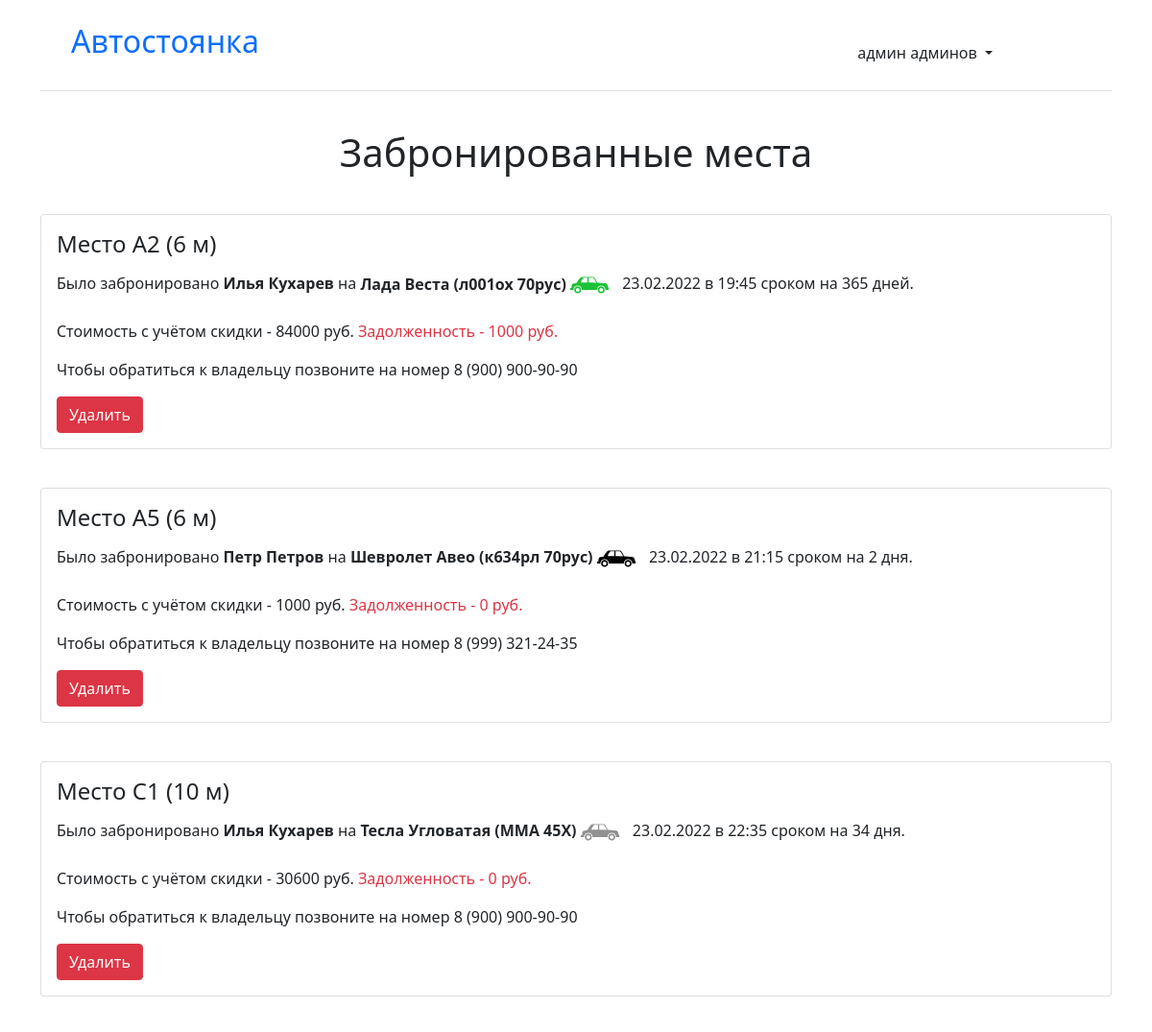
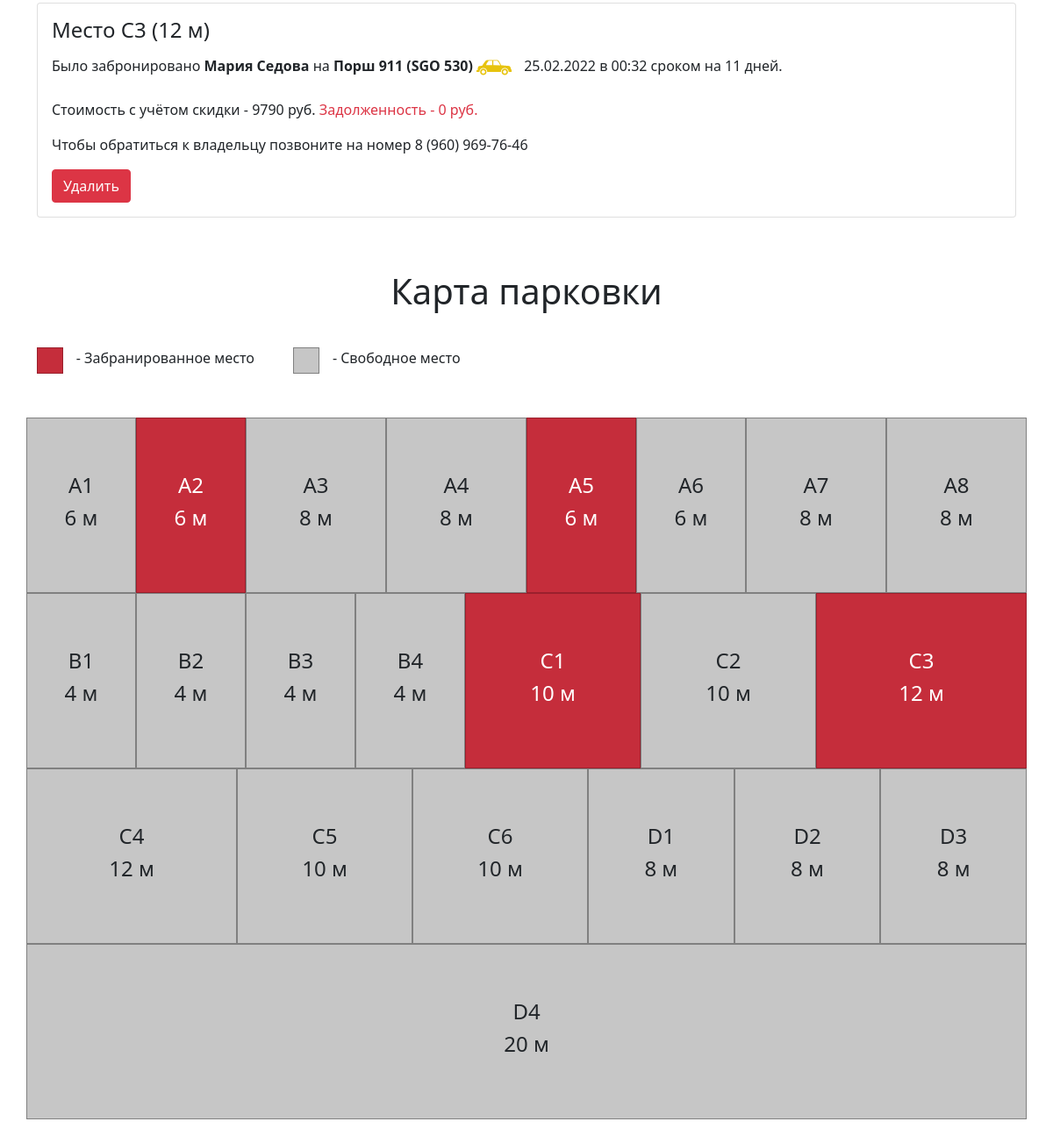
Page /index.php (signed in) on the committed database (2 pictures, top to bottom).
### tables this page shows
CREATE TABLE `users` (
  `id` int(11) NOT NULL,
  `name` varchar(255) NOT NULL,
  `lastname` varchar(255) NOT NULL,
  `email` varchar(255) NOT NULL,
  `password` varchar(255) NOT NULL,
  `is_admin` tinyint(1) NOT NULL
);

CREATE TABLE `orders` (
  `id` int(11) NOT NULL,
  `car` int(11) NOT NULL,
  `entry_date` datetime NOT NULL,
  `period` int(11) NOT NULL,
  `cost` int(11) NOT NULL,
  `sale` int(11) NOT NULL,
  `arrears` int(11) NOT NULL,
  `place` int(11) NOT NULL
);

CREATE TABLE `owners` (
  `id` int(11) NOT NULL,
  `name` varchar(255) NOT NULL,
  `lastname` varchar(255) NOT NULL,
  `phone_number` varchar(255) NOT NULL
);

CREATE TABLE `places` (
  `id` int(11) NOT NULL,
  `title` varchar(255) NOT NULL,
  `area` varchar(255) NOT NULL
);

### php/auth/loginCheck.php (called while the page is built, shortened)
<?php
function checkRole($mysqli): string
{
    if (!empty($_SESSION['email'])) {
        $email = strip_tags($_SESSION['email']);
        $row = mysqli_fetch_assoc(checkResult($mysqli,"SELECT * FROM users WHERE email LIKE '$email'"));
        if ($row['is_admin'] == 1) {
            return 'admin';
        }
    }
    return "guest";
}
function isAdmin($mysqli) {
    if (checkRole($mysqli) === 'admin') {
        return true;
    }
    return false;
}

### php/helpFunctions/dbFunction.php (called while the page is built, shortened)
<?php
function checkResult($database, $query)
{
    $res = mysqli_query($database, $query);
    return $res;
}

### php/auth/getUserInfo.php (called while the page is built, shortened)
<?php
require_once "../php/dbconnect.php";
require_once "../php/helpFunctions/dbFunction.php";
if (!empty($_SESSION['email'])) {
    $email = strip_tags($_SESSION['email']);
    $row = mysqli_fetch_assoc(checkResult($mysqli,  "SELECT * FROM users WHERE email LIKE '$email'"));
    $USER_name = $row['name'];
    $USER_lastname = $row['lastname'];
}

### connect.php (called while the page is built, shortened)
<?php
require_once "php/dbconnect.php";
require_once "php/auth/loginCheck.php";
require_once "php/auth/getUserInfo.php";
require_once "php/helpFunctions/dbFunction.php";
require_once "php/helpFunctions/correctWord.php";
require_once "php/helpFunctions/percent.php";
require_once "php/helpFunctions/numberOutput.php";

### php/helpFunctions/numberOutput.php (called while the page is built)
<?php
function numberOutput($field) {
    $field = str_split($field);
    $number = $field['0']." (".$field['1'].$field['2'].$field['3'].") ".$field['4'].$field['5'].
              $field['6']."-".$field['7'].$field['8']."-".$field['9'].$field['10'];
    return $number;
}

### php/helpFunctions/correctWord.php (called while the page is built, shortened)
<?php
function correctWord($field,$output1,$output2,$output3) {
    if  ($field >= 11 and $field <= 14) {
        return $output3;
    }
    if ($field % 10 > 1 and $field % 10 < 5) {
        return $output2;
    }
    if ($field % 10 > 4 and $field % 10 <= 9 or $field % 10 === 0) {
        return $output3;
    }
}

### php/helpFunctions/percent.php (called while the page is built)
<?php
function subtractPercent($sum, $percent)
{
    return $sum - (($sum / 100) * $percent);
}

### php/staff/ordersOutput.php (the view, shortened to what this page needs)
<?php
require_once '../connect.php';
$closePlace = [];
$res = checkResult($mysqli, "SELECT * FROM orders");
while ($row = mysqli_fetch_assoc($res)) {
    $closePlace[] = $place;
    $entry_date = date("d.m.Y в H:i ", strtotime($entry_date));
    $day = correctWord($period, "день", "дня", "дней");
    $sum = subtractPercent($cost, $sale);
    $button_delete = "<form action='index.php' method='post'>
                    <input  type='hidden' name='id' value=$id>
                    <input  type='submit' class='btn btn-danger' name='submit' value='Удалить'>
                    </form>";
    $resOwner = checkResult($mysqli, "SELECT * FROM owners WHERE id = '$owner'");
    $phone_number = numberOutput($phone_number);
    $carSVG = "<svg version='1.1' id='Capa_1' xmlns='http://www.w3.org/2000/svg' xmlns:xlink='http://www.w3.org/1999/xlink' x='0px' y='0px'
	        width='40px' height='40px' viewBox='0 0 79.536 79.536' style='enable-background:new 0 0 79.536 79.536;'
	        xml:space='preserve'><g>
            <path style='fill:$color;' d='M15.532,56.706c-3.977,0-7.213-3.242-7.213-7.197c0-3.998,3.236-7.224,7.213-7.224
            c3.987,0,7.226,3.226,7.226,7.224C22.758,53.463,19.519,56.706,15.532,56.706z M15.532,45.604c-2.128,0-3.876,1.75-3.876,3.883
            c0,2.129,1.748,3.879,3.876,3.879c2.141,0,3.886-1.75,3.886-3.879C19.418,47.354,17.673,45.604,15.532,45.604z M64.137,56.706
            c-3.987,0-7.219-3.242-7.219-7.197c0-3.998,3.231-7.224,7.219-7.224c3.977,0,7.208,3.226,7.208,7.224
            C71.345,53.463,68.113,56.706,64.137,56.706z M64.137,45.604c-2.144,0-3.895,1.75-3.895,3.883c0,2.129,1.751,3.879,3.895,3.879
            c2.139,0,3.884-1.75,3.884-3.879C68.021,47.354,66.275,45.604,64.137,45.604z M78.138,44.091c0-7.011-4.365-7.842-4.365-7.842
            c-6.426-0.912-17.496-1.38-17.496-1.38c-1.016-1.766-5.707-12.039-8.44-12.039c-0.911,0-20.508,0-23.975,0
            c-3.472,0-9.167,10.024-10.413,12.285c0,0-4.36,0.758-6.416,1.219c-1.142,0.265-4.301,0.324-4.301,9.155H0v3.997h6.654
            c0-4.908,3.982-8.885,8.878-8.885c4.914,0,8.886,3.977,8.886,8.885h30.827c0-4.908,3.967-8.885,8.892-8.885
            c4.898,0,8.875,3.977,8.875,8.885h6.524v-5.396H78.138z M35.589,34.191H21.751c1.872-5.831,5.339-9.994,6.801-9.994
            c1.841,0,7.037,0,7.037,0V34.191z M38.168,34.191v-9.994c0,0,7.141,0,8.974,0c1.854,0,5.893,8.461,7.032,10.625L38.168,34.191z'/>
            </g></svg>";
    echo "<div style='margin-top: 40px;' class='card'>
            <div class='card-body'>
            <h4 class='card-title'>Место $title ($area)</h4>
            <p class='card-text'>Было забронировано <b>$name $lastname</b> на <b>$brand $model ($number) <span style='margin-right: 10px;'>$carSVG</span></b>
            $entry_date сроком на $period $day.</p>
            <p class='card-text'>Стоимость с учётом скидки - $sum руб. <span class='text-danger'>Задолженность - $arrears руб.</span></p>
            <p class='card-text'>Чтобы обратиться к владельцу позвоните на номер $phone_number</p>
            $button_delete
        </div>
    </div>";
}
$resPlaceAll = checkResult($mysqli, "SELECT * FROM places");
echo "<h1 class='text-center' style='margin-top: 60px;'>Карта парковки</h1>
          <div class='d-flex' style='margin-top: 40px;'><div style='background-color: #c52d3b;
              border: 1px solid #9a202d; width: 30px; height: 30px;'></div><p>ᅠ- Забранированное местоᅠᅠᅠ</p>
          <div style='background-color: #c6c6c6;
              border: 1px solid gray; width: 30px; height: 30px;'></div><p>ᅠ- Свободное место</p></div>
          <div class='row' style='margin-top: 40px;'>";
while ($rowPlaceAll = mysqli_fetch_assoc($resPlaceAll)) {
    $width = $area * 20 . "px";
    if (in_array($id, $closePlace)) {
        echo "<div class='col text-center d-flex flex-column justify-content-center align-items-center'
              style='min-height: 200px; min-width: $width; background-color: #c52d3b;
              border: 1px solid #9a202d;'><h4 style='color: white;'>$title</h4><h4 style='color: white;'>$area</h4></div>";
    } else {
        echo "<div class='col text-center d-flex flex-column justify-content-center align-items-center'
              style='min-height: 200px; min-width: $width; background-color: #c6c6c6;
              border: 1px solid gray;'><h4>$title</h4><h4>$area</h4></div>";
    }
}
echo "</div>";

### html/main.php (shortened to what this page needs)
<?php require_once '../connect.php'; ?>
<!DOCTYPE html>
<html lang="ru">
<head>
    <link href="https://cdn.jsdelivr.net/npm/bootstrap@5.1.3/dist/css/bootstrap.min.css" rel="stylesheet"
>
    <link rel="stylesheet" href="http://code.jquery.com/ui/1.12.1/themes/base/jquery-ui.css">
</head>
<body>
<div class="container" style="margin-bottom: 50px;">
    <div class="d-flex flex-md-row p-3 px-md-4 mb-3 bg-white border-bottom box-shadow justify-content-md-between align-items-center">
        <h2 class="mr-md-auto p-2">
            <a class="text-decoration-none" href="http://localhost/pirvp7/pirvp7.3/html/index.php">Автостоянка</a>
        </h2>
        <?php if (checkRole($mysqli) === 'guest'): ?>
            <a  class="btn btn-lg btn-primary" href="login.php">Вход</a>
        <?php elseif (isAdmin($mysqli)): ?>
            <div class="dropdown text-end">
                <a style="margin-top: 15px; margin-right: 100px;" href="#"
                   class="d-block link-dark text-decoration-none dropdown-toggle"
                   id="dropdownUser1" data-bs-toggle="dropdown" aria-expanded="false">
                    <?php echo "$USER_name $USER_lastname"; ?>
                </a>
            </div>
        <?php endif; ?>
    </div>

### html/index.php
<?php require_once 'main.php'; ?>
<?php if (isAdmin($mysqli) or isAuthorized($mysqli)): ?>
    <h1 class="text-center" style="margin-top: 40px;">Забронированные места</h1>
    <?php
    require_once '../php/staff/ordersDelete.php';
    require_once '../php/staff/ordersOutput.php';
    ?>
<?php else: ?>
    <h1 class="text-danger text-center">У вас нет прав</h1>
<?php endif; ?>
</div>

### rows in the picture
users: name "админ", lastname "админов"
orders: title "A2", area "6 м", name "Илья", lastname "Кухарев", brand "Лада", model "Веста", number "л001ох 70рус", entry_date "23.02.2022 в 19:45", period "365", day "дней", sum "84000", arrears "1000", owners.phone_number "8 (900) 900-90-90"
orders: title "А5", area "6 м", name "Петр", lastname "Петров", brand "Шевролет", model "Авео", number "к634рл 70рус", entry_date "23.02.2022 в 21:15", period "2", day "дня", sum "1000", arrears "0", phone_number "8 (999) 321-24-35"
orders: title "C1", area "10 м", name "Илья", lastname "Кухарев", brand "Тесла", model "Угловатая", number "MMA 45X", entry_date "23.02.2022 в 22:35", period "34", day "дня", sum "30600", arrears "0", owners.phone_number "8 (900) 900-90-90"
orders: title "С3", area "12 м", name "Мария", lastname "Седова", brand "Порш", model "911", number "SGO 530", entry_date "25.02.2022 в 00:32", period "11", day "дней", sum "9790", arrears "0", owners.phone_number "8 (960) 969-76-46"
places: title "A1", area "6 м"
places: title "A2", area "6 м"
places: title "A3", area "8 м"
places: title "A4", area "8 м"
places: title "А5", area "6 м"
places: title "А6", area "6 м"
places: title "А7", area "8 м"
places: title "А8", area "8 м"
places: title "B1", area "4 м"
places: title "B2", area "4 м"
places: title "B3", area "4 м"
places: title "B4", area "4 м"
places: title "C1", area "10 м"
places: title "C2", area "10 м"
places: title "С3", area "12 м"
places: title "С4", area "12 м"
places: title "C5", area "10 м"
places: title "C6", area "10 м"
places: title "D1", area "8 м"
places: title "D2", area "8 м"
places: title "D3", area "8 м"
places: title "D4", area "20 м"
